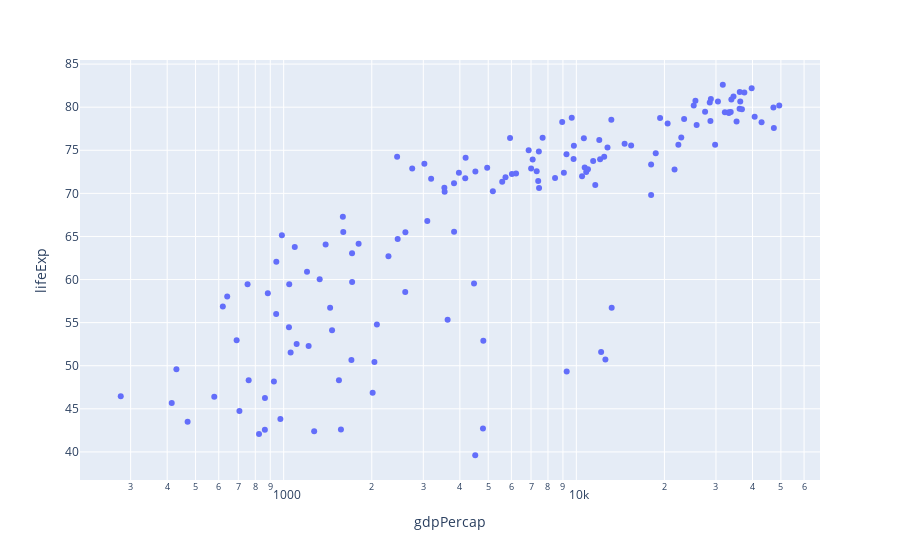

The notebook cell this image was saved under:
### Code cell
# Importando a Biblioteca
import plotly.express as px

# Criação da Variável
df = px.data.gapminder().query('year==2007')

# Criação da Figura
fig = px.scatter(df, x = "gdpPercap", y = "lifeExp",
                 log_x = True
                )
# Visualização da Figura
fig.show()

### Figure 1 — Plotly figure (JSON) as saved in the notebook; plotly's stock layout.template omitted (floating-point values rounded to 4 significant figures; data arrays with more than 128 entries replaced by an {"elided": "..."} marker saying what was removed)
{"data": [{"hovertemplate": "gdpPercap=%{x}<br>lifeExp=%{y}<extra></extra>", "legendgroup": "", "marker": {"color": "#636efa", "symbol": "circle"}, "mode": "markers", "name": "", "orientation": "v", "showlegend": false, "type": "scatter", "x": {"elided": "142 float values"}, "xaxis": "x", "y": {"elided": "142 float values"}, "yaxis": "y"}], "layout": {"autosize": true, "legend": {"tracegroupgap": 0}, "margin": {"t": 60}, "xaxis": {"anchor": "y", "autorange": true, "domain": [0, 1], "range": [2.307, 4.829], "title": {"text": "gdpPercap"}, "type": "log"}, "yaxis": {"anchor": "x", "autorange": true, "domain": [0, 1], "range": [36.28, 85.93], "title": {"text": "lifeExp"}, "type": "linear"}}}
